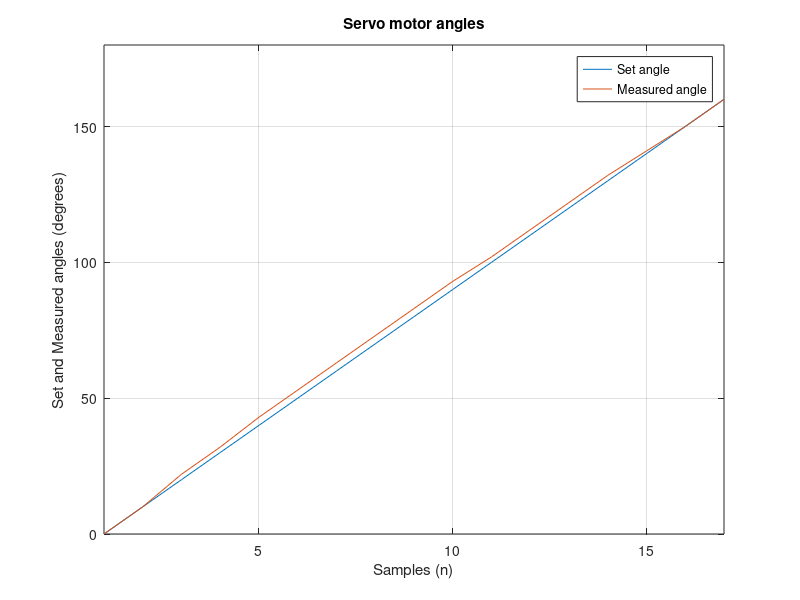

Reproduce this figure in MATLAB.
%This file is used to plot the results for varying input voltage for the 1 Amp converter

samples = [1:17];
set_angle = [0:10:160];
measured_angle = [0,10,22,32,43,53,63,73,83,93,102,112,122,132,141,150,160];



plot(samples,set_angle);
hold on;
plot(samples,measured_angle);

title('Servo motor angles');
xlabel('Samples (n)');
ylabel('Set and Measured angles (degrees)');
%legend({'y = sin(x)','y = cos(x)'},'Location','southwest')
legend({'Set angle','Measured angle'});
axis([1 17 0 180]);
grid;
hold off;
